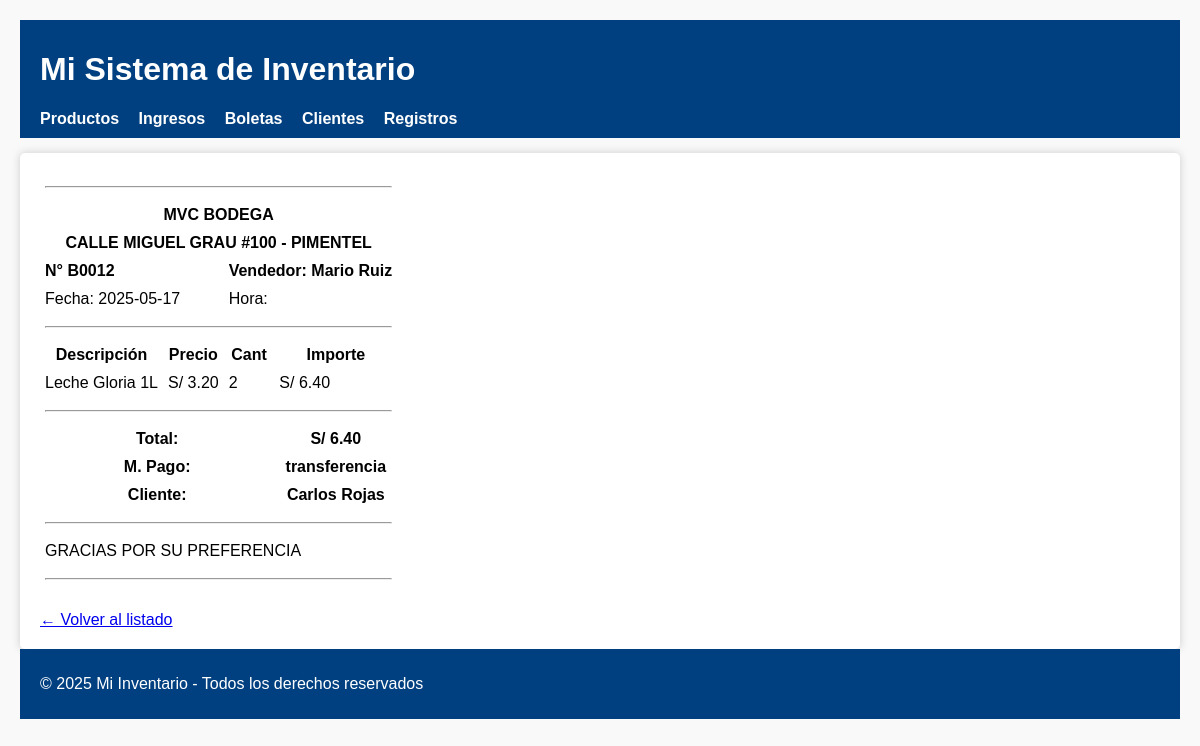
The page /?controller=boleta&action=show&id=3 on the database as committed earlier.
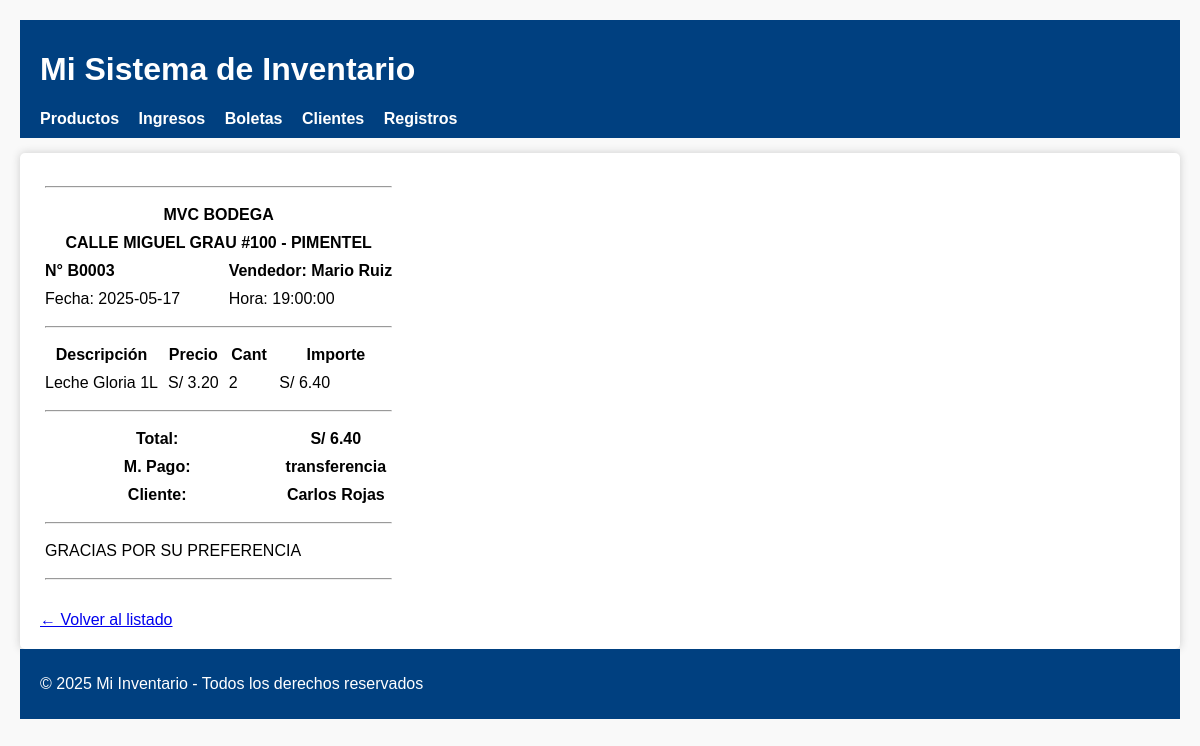
The same page on the database as committed later.
### tables this page shows
CREATE TABLE boletas (
    id INT AUTO_INCREMENT PRIMARY KEY,
    numero_boleta VARCHAR(20) NOT NULL,
    fecha DATETIME NOT NULL DEFAULT CURRENT_TIMESTAMP,
    vendedor VARCHAR(100) NOT NULL,
    cliente_id INT,
    tipo_pago ENUM('efectivo', 'transferencia', 'yape') NOT NULL,
    total DECIMAL(10,2) NOT NULL,
    pagado BOOLEAN DEFAULT TRUE,
    FOREIGN KEY (cliente_id) REFERENCES clientes(id) ON DELETE SET NULL
);

CREATE TABLE clientes (
    id INT AUTO_INCREMENT PRIMARY KEY,
    nombre VARCHAR(100) NOT NULL,
    telefono VARCHAR(20),
    direccion TEXT
);

### controllers/BoletaController.php (called while the page is built, shortened)
<?php
require_once BASE_PATH . '\models\Boleta.php';
class BoletaController
{
    private $boleta;
    public function __construct()
    {
        $database = new Database();
        $this->db = $database->conectar();
        $this->boleta = new Boleta($this->db);
    }
    public function show()
    {
        $id = $_GET['id'] ?? null;
        $boleta = $this->boleta->getBoleta($id);
        $detalle = $this->boleta->getDetalleBoleta($id);
        require BASE_PATH . '/views/boletas/show.php';
        require BASE_PATH . '/views/layout.php';
    }
}

### config/database.php (called while the page is built, shortened)
<?php
class Database
{
    private $host = "localhost";
    private $db_name = "inventario_app";
    private $username = "root";
    private $password = "";
    public function conectar()
    {
        $this->conn = null;
        try {
            $this->conn = new PDO("mysql:host={$this->host};dbname={$this->db_name};charset=utf8mb4", $this->username, $this->password);
            $this->conn->setAttribute(PDO::ATTR_ERRMODE, PDO::ERRMODE_EXCEPTION);
        } catch (PDOException $exception) {
            echo "Error de conexión: " . $exception->getMessage();
        }
        return $this->conn;
    }
}

### models/Boleta.php (called while the page is built, shortened)
<?php
require_once BASE_PATH . '/models/BaseModel.php';
class boleta extends BaseModel
{
    public function getBoleta(string $idBoleta)
    {
        $query = "SELECT b.id, b.numero_boleta AS numero, b.fecha, b.vendedor, c.nombre AS cliente, b.tipo_pago, b.total FROM boletas b LEFT JOIN clientes c ON b.cliente_id = c.id WHERE b.id = {$idBoleta}";
        return $this->fetchAllQuery($query)[0];
    }
    public function getDetalleBoleta(string $boleta_id)
    {
        $query = "SELECT p.descripcion AS producto, p.precio, d.cantidad, d.importe FROM detalles_boleta d INNER JOIN productos p ON p.id = d.producto_id WHERE d.boleta_id = {$boleta_id}";
        return $this->fetchAllQuery($query);
    }
}

### models/BaseModel.php (called while the page is built, shortened)
<?php class BaseModel
{
    public $db;
    public function __construct($db)
    {
        $this->db = $db;
    }
    protected function fetchAllQuery(string $sql, array $params = []): array
    {
        $stmt = $this->db->prepare($sql);
        $stmt->execute($params);
        return $stmt->fetchAll(PDO::FETCH_ASSOC);
    }
}

### views/boletas/show.php (the view)
<table cellpadding='5' cellspacing='0'>
    <tr>
        <td colspan="4">
            <hr>
        </td>
    </tr>
    <tr>
        <th colspan="4">MVC BODEGA</th>
    </tr>
    <tr>
        <th colspan="4">CALLE MIGUEL GRAU #100 - PIMENTEL</th>
    </tr>
    <tr>
        <td colspan="2"><b>N° <?= htmlspecialchars($boleta['numero']) ?></b></td>
        <?php
        [$fecha, $hora] = explode(' ', $boleta['fecha']);;
        ?>
        <td colspan="2"><b>Vendedor: <?= htmlspecialchars($boleta['vendedor']) ?></b></td>
    </tr>
    <tr>
        <td colspan="2">Fecha: <?= htmlspecialchars($fecha) ?></td>
        <td colspan="2">Hora: <?= htmlspecialchars($hora) ?></td>
    </tr>
    <tr>
        <td colspan="4">
            <hr>
        </td>
    </tr>
    <tr>
        <th>Descripción</th>
        <th>Precio</th>
        <th>Cant</th>
        <th>Importe</th>
    </tr>
    <?php if (!empty($detalle)): ?> <?php foreach ($detalle as $item): ?>
            <tr>
                <td><?= htmlspecialchars($item['producto']) ?></td>
                <td>S/ <?= number_format($item['precio'], 2) ?></td>
                <td><?= htmlspecialchars($item['cantidad']) ?></td>
                <td>S/ <?= number_format($item['importe'], 2) ?></td>
            </tr>
        <?php endforeach ?>
    <?php else: ?>
        <tr>
            <td colspan="4">Sin productos registrados.</td>
        </tr>
    <?php endif ?>
    <tr>
        <td colspan="4">
            <hr>
        </td>
    </tr>
    <tr>
        <th colspan="3">Total:</th>
        <th> S/ <?= number_format($boleta['total'], 2) ?></th>
    </tr>
    <tr>
        <th colspan="3">M. Pago:</th>
        <th> <?= htmlspecialchars($boleta['tipo_pago']) ?></th>
    </tr>
    <tr>
        <th colspan="3">Cliente:</th>
        <th> <?= htmlspecialchars($boleta['cliente'] ?? '--') ?></th>
    </tr>
    <tr>
        <td colspan="4">
            <hr>
        </td>
    </tr>
    <tr>
        <td colspan="4">GRACIAS POR SU PREFERENCIA</td>
    </tr>
    <tr>
        <td colspan="4">
            <hr>
        </td>
    </tr>
</table>
<br>
<div>
    <a href="?controller=boleta&action=index">← Volver al listado</a>
</div>

Rows that differ between the two databases and show on the page:
changed boletas "Mario Ruiz": numero_boleta "B0012" → "B0003"
Other text that changed with them:
$hora: (not shown) → "19:00:00"
